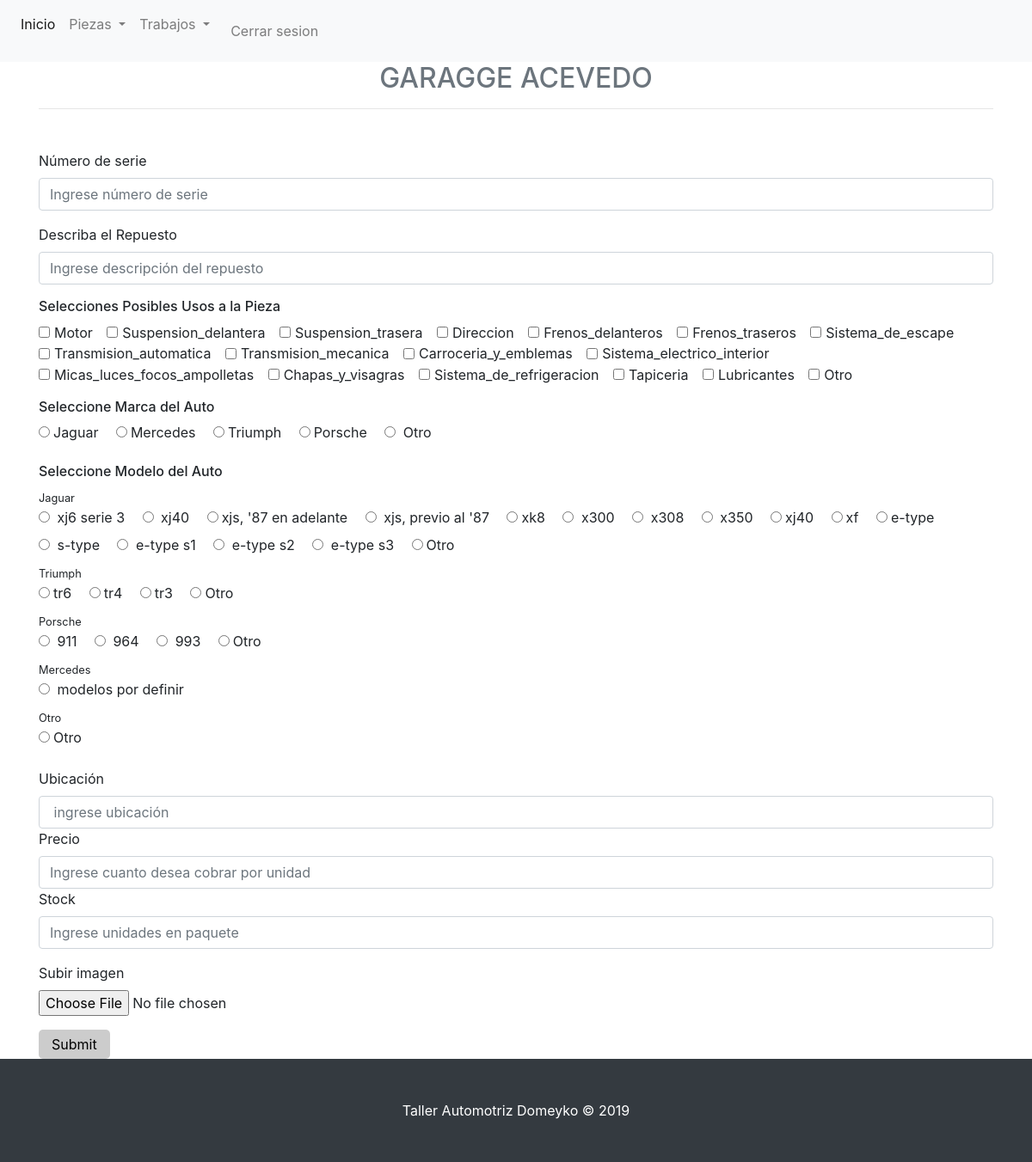
/nueva_pieza/ (signed in), run on the app's committed database.
### app/models.py (models this page shows, shortened)
class Usos(models.Model):
	usos=models.CharField(max_length=52)

### app/views.py (the view)
# urls.py: path('nueva_pieza/', views.nueva_pieza, name='nueva_pieza'),
def nueva_pieza(request):
	contexto={}
	contexto['USOS']=Usos.objects.all()
	return render(request, 'app/nueva_pieza.html', contexto)

### app/templates/app/nueva_pieza.html (shortened to what this page needs)
<!DOCTYPE html>
{%load static%}
{% load staticfiles %}
<html lang="en">
<head>
  <link rel="stylesheet" type="text/css" href="{% static 'css/bootstrap.min.css' %}">
</head>
<body>
	{% include 'app/header.html' %}
  {% if user.is_authenticated %}
<section id="agregar">
    <div class="container">
      <h2 class="text-center text-uppercase text-secondary mb-0">Garagge Acevedo</h2>
            <hr class="star-dark mb-5">
      <form method='POST' action='/add_pieza' enctype="multipart/form-data"> {% csrf_token %}
        <div class="form-group">
          <label for="exampleInputEmail1" >Número de serie</label>
          <input type="text" class="form-control" id="exampleText" placeholder="Ingrese número de serie" name="numero_de_serie">
        </div>
        <div class="form-group">
          <label for="exampleInputEmail1" > Describa el Repuesto </label>
          <input type="text" class="form-control" id="exampleText" placeholder="Ingrese descripción del repuesto" name="descripcion">
        </div>
        <h6>Selecciones Posibles Usos a la Pieza</h6>
        <div class="form-group">
        {% for value in USOS %}
        <div class="form-check form-check-inline">
          <input class="form-check-input" value={{value.usos}} type="checkbox" id={{value.usos}} name="usosa" >
          <label class="form-check-label" for={{value.usos}}>{{value.usos}}</label>
        </div>
        {% endfor %}
        </div>
      <h6> Seleccione Marca del Auto</h6>
        <div class="form-group">
          <label class="mr-3">
            <input type="radio" class=mr-1 name="marca" id="marca" value="Jaguar">Jaguar
          </label>
          <label class="mr-3">
            <input type="radio" class=mr-1 name="marca" id="marca" value="Mercedes">Mercedes
          </label>
          <label class="mr-3">
            <input type="radio" class=mr-1 name="marca" id="marca" value="Triumph">Triumph
          </label>
          <label class="mr-3">
            <input type="radio" class=mr-1 name="marca" id="marca" value="Porsche">Porsche
          </label>
          <label class="mr-3">
            <input type="radio" class=mr-1 name="marca" id="marca" value="Otro"> Otro
          </label>
        </div>
        <h6> Seleccione Modelo del Auto </h6>
        <div class = " form-group">
          <small>Jaguar</small>
          <br>
          <label class="mr-3">
            <input type="radio" class=mr-1 name="modelo" id="modelo" value="xj6_serie3"> xj6 serie 3
          </label>
          <label class="mr-3">
            <input type="radio" class=mr-1 name="modelo" id="modelo" value="xj40"> xj40
          </label>
          <label class="mr-3">
            <input type="radio" class=mr-1 name="modelo" id="modelo" value="xjs_87">xjs, '87 en adelante
          </label>
          <label class="mr-3">
            <input type="radio" class=mr-1 name="modelo" id="modelo" value="xjs"> xjs, previo al '87
          </label>
          <label class="mr-3">
            <input type="radio" class=mr-1 name="modelo" id="modelo" value="xk8">xk8
          </label>
          <label class="mr-3">
            <input type="radio" class=mr-1 name="modelo" id="modelo" value="x300"> x300
          </label>
          <label class="mr-3">
            <input type="radio" class=mr-1 name="modelo" id="modelo" value="x308"> x308
          </label>
          <label class="mr-3">
            <input type="radio" class=mr-1 name="modelo" id="modelo" value="x350"> x350
          </label>
          <label class="mr-3">
            <input type="radio" class=mr-1 name="modelo" id="modelo" value="xj40">xj40
          </label>
          <label class="mr-3">
            <input type="radio" class=mr-1 name="modelo" id="modelo" value="xf">xf
          </label>
          <label class="mr-3">
            <input type="radio" class=mr-1 name="modelo" id="modelo" value="s-type">e-type
          </label>
          <label class="mr-3">
            <input type="radio" class=mr-1 name="modelo" id="modelo" value="x-type"> s-type
          </label>
          <label class="mr-3">
            <input type="radio" class=mr-1 name="modelo" id="modelo" value="e-type-s1"> e-type s1
          </label>
          <label class="mr-3">
            <input type="radio" class=mr-1 name="modelo" id="modelo" value="e-type-s2"> e-type s2
          </label>
          <label class="mr-3">
            <input type="radio" class=mr-1 name="modelo" id="modelo" value=" e-type"> e-type s3
          </label>
          <label class="mr-3">
            <input type="radio" class=mr-1 name="modelo" id="modelo" value="jotro">Otro
          </label>
          <br>
          <small>Triumph</small>
          <br>
          <label class="mr-3">
            <input type="radio" class=mr-1 name="modelo" id="modelo" value="tr6">tr6
          </label>
          <label class="mr-3">
            <input type="radio" class=mr-1 name="modelo" id="modelo" value="tr4">tr4
          </label>
          <label class="mr-3">
            <input type="radio" class=mr-1 name="modelo" id="modelo" value="tr3">tr3
          </label>
          <label class="mr-3">
            <input type="radio" class=mr-1 name="modelo" id="modelo" value="totro">Otro
          </label>
          <br>
          <small>Porsche</small>
          <br>
          <label class="mr-3">
            <input type="radio" class=mr-1 name="modelo" id="modelo" value="911"> 911
          </label>
          <label class="mr-3">
            <input type="radio" class=mr-1 name="modelo" id="modelo" value="964"> 964
          </label>
          <label class="mr-3">
            <input type="radio" class=mr-1 name="modelo" id="modelo" value="964"> 993
          </label>
          <label class="mr-3">
            <input type="radio" class=mr-1 name="modelo" id="modelo" value="potro">Otro
          </label>
          <br>
          <small>Mercedes</small>
          <br>
          <label class="mr-3">
            <input type="radio" class=mr-1 name="modelo" id="modelo" value="mb"> modelos por definir
          </label>
          <br>
          <small>Otro</small>
          <br>
          <label class="mr-3">
            <input type="radio" class=mr-1 name="modelo" id="modelo" value="otro">Otro
          </label>
        </div>
        <div class="form-group">
          <label for="exampleInputEmail1"> Ubicación </label>
          <input type="text" class="form-control" id="exampleText" placeholder=" ingrese ubicación" name="ubicacion">
        	<label for="exampleNumber">Precio</label>
        	<input type="number"  class="form-control" id="exampleNumber" placeholder="Ingrese cuanto desea cobrar por unidad" name="precio">
          <label for="stock">Stock</label>
          <input type="number"  class="form-control" id="stock" placeholder="Ingrese unidades en paquete" name="stock">
        </div>
        <div class="form-group">
          <label for="imagen"> Subir imagen</label>
          <input type="file" class="form-control-file" name="imagen" id="imagen">
        </div>
        <input type="submit">
      </form>
    </div>
<div width="100%">
 {% endif %}
{% include 'app/footer.html' %}
</div>
</body>
</html>

### app/templates/app/nueva_pieza.html (style rules this page uses)
body { background-color: black; }
input[type=submit] { padding:5px 15px; background:#ccc; border:0 none; cursor:pointer; -webkit-border-radius: 5px; border-radius: 5px; }

### data on the page
Usos: usos "Motor"
Usos: usos "Suspension_delantera"
Usos: usos "Suspension_trasera"
Usos: usos "Direccion"
Usos: usos "Frenos_delanteros"
Usos: usos "Frenos_traseros"
Usos: usos "Sistema_de_escape"
Usos: usos "Transmision_automatica"
Usos: usos "Transmision_mecanica"
Usos: usos "Carroceria_y_emblemas"
Usos: usos "Sistema_electrico_interior"
Usos: usos "Micas_luces_focos_ampolletas"
Usos: usos "Chapas_y_visagras"
Usos: usos "Sistema_de_refrigeracion"
Usos: usos "Tapiceria"
Usos: usos "Lubricantes"
Usos: usos "Otro"
